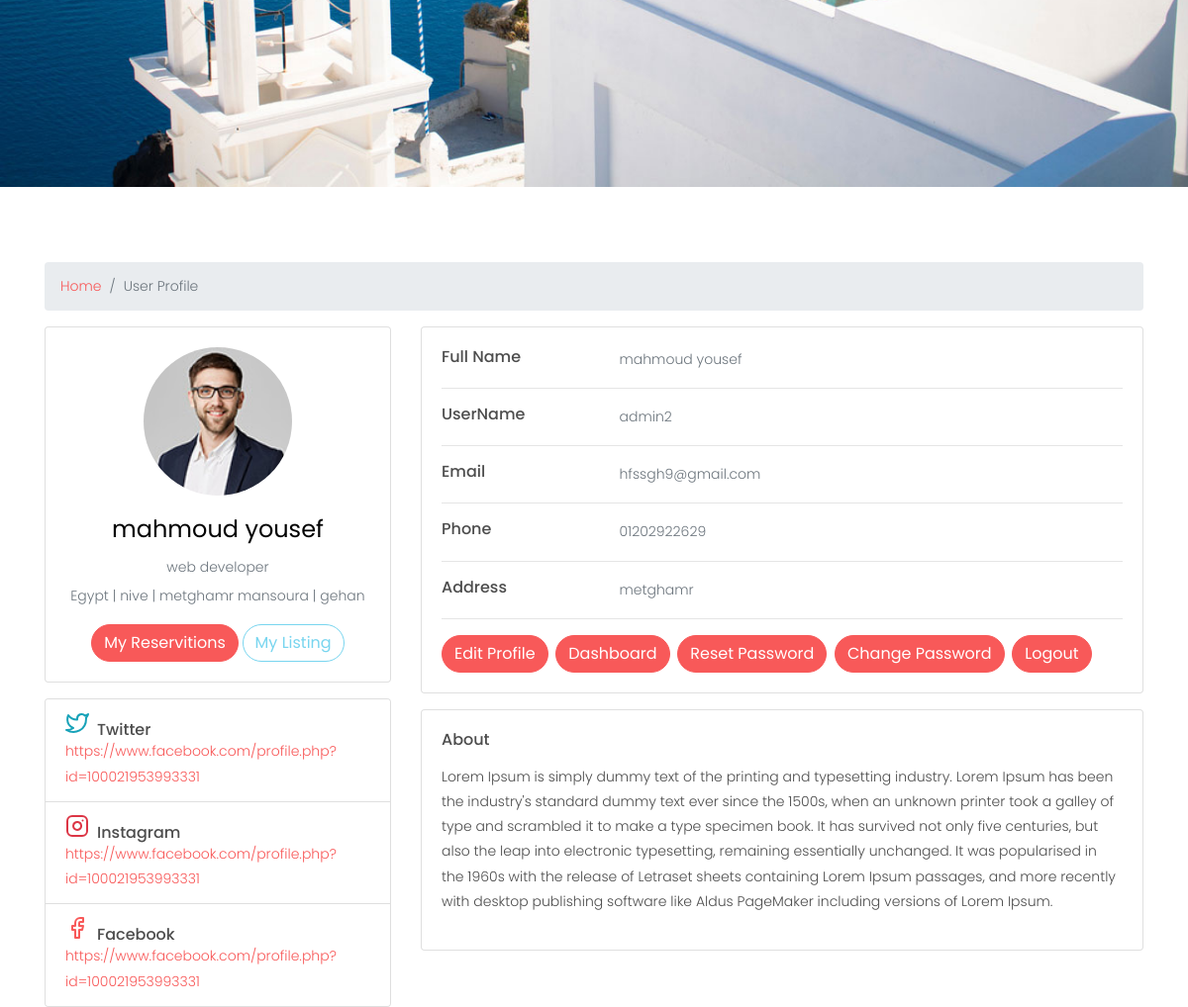
The page /accounts/profile/ (signed in, middle part) on the database as committed earlier.
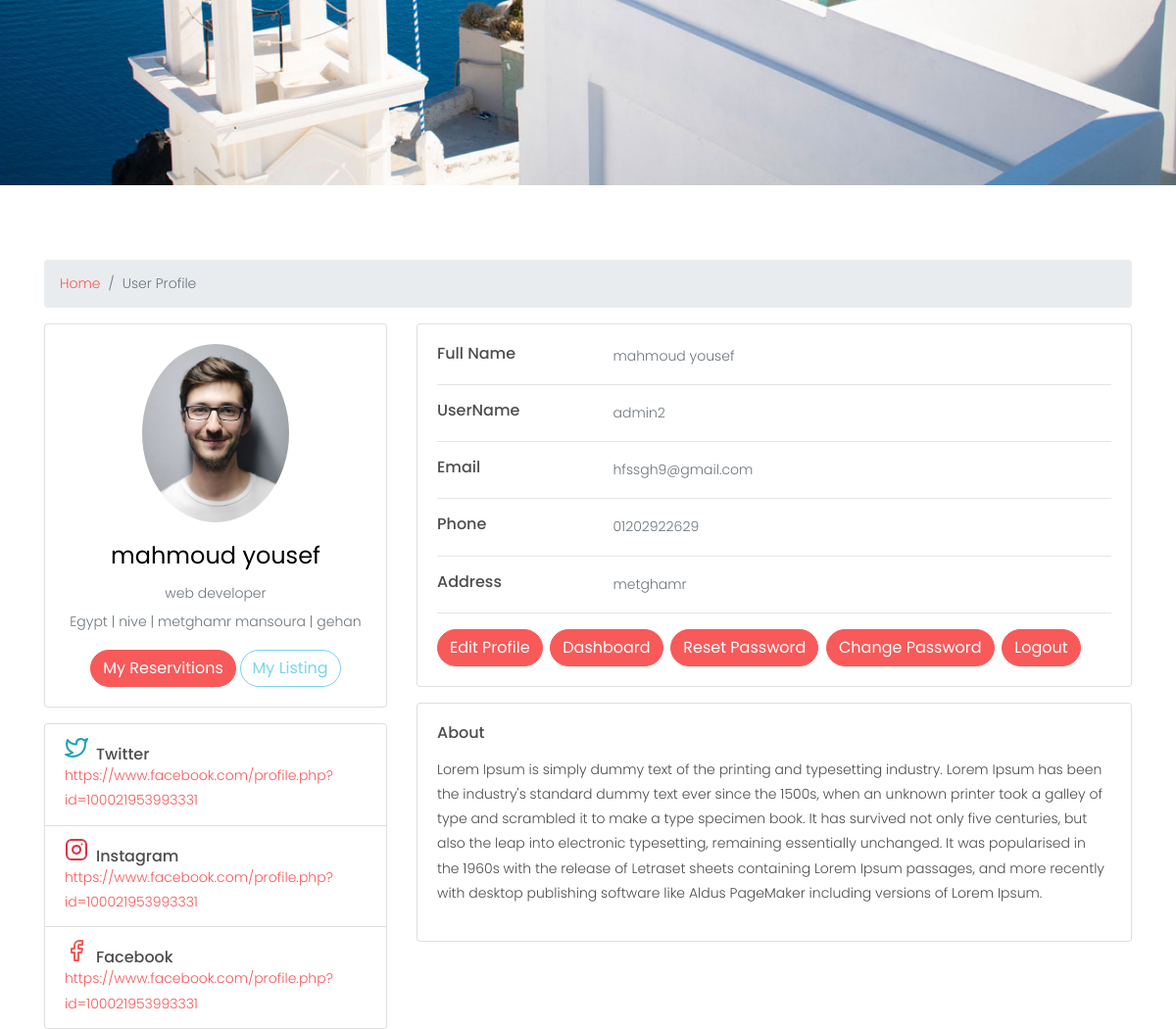
The same page on the database as committed later.
### accounts/models.py (models this page shows, shortened)
class Profile(models.Model):
    user = models.OneToOneField(User,on_delete=models.CASCADE)
    phone_number = models.CharField(max_length=20)
    address = models.CharField(max_length=50)
    image = models.ImageField(upload_to='users/')
    about = models.TextField(max_length=4000 , blank=True , null=True)
    country = models.CharField(max_length=50 ,blank=True, null=True)
    company = models.CharField(max_length=100 ,blank=True, null=True)
    address_line_1 = models.CharField( max_length=50 , blank=True)
    address_line_2 = models.CharField( max_length=50 , blank=True)
    fb_link = models.URLField( max_length=200 , blank=True , null=True)
    twitter_link = models.URLField( max_length=200, blank=True , null=True)
    instagram_link = models.URLField( max_length=200, blank=True , null=True)
    linked_in_link = models.URLField( max_length=200, blank=True , null=True)
    headline = models.CharField(max_length=50 , blank=True, null=True)
    city = models.CharField(max_length=50 ,blank=True, null=True)
    def full_name(self):
        return f'{self.user.first_name} {self.user.last_name}'
    def full_address(self):
        return f"{self.country} | {self.city} | {self.address_line_1} {self.address_line_2}"

### accounts/views.py (the view)
# urls.py: path('profile/' , views.profile , name='profile'),
def profile(request):
    profile=Profile.objects.get(user=request.user)
    return render(request,'profile/profile.html',{'profile':profile})

### accounts/templates/profile/profile.html (shortened to what this page needs)
{% extends 'base.html' %}
{% load static %}
{% load bootstrap4 %}
{% block body %}
<div class="hero-wrap js-fullheight" style="background-image: url({% static 'images/bg_5.jpg' %});">
	<div class="container">
		<div class="row no-gutters slider-text js-fullheight align-items-center justify-content-center"
			data-scrollax-parent="true">
		</div>
	</div>
</div>
<br><br><br>
<div class="container">
    <div class="main-body">
        <nav aria-label="breadcrumb" class="main-breadcrumb">
            <ol class="breadcrumb">
                <li class="breadcrumb-item"><a href="/">Home</a></li>
                <li class="breadcrumb-item active" aria-current="page">User Profile</li>
            </ol>
        </nav>
        <div class="row gutters-sm">
            <div class="col-md-4 mb-3">
                <div class="card">
                    <div class="card-body">
                        <div class="d-flex flex-column align-items-center text-center">
                            {% if profile.image %}
                            <img src="{{profile.image.url}}" alt="Admin" class="rounded-circle" width="150">
                            {% else %}
                            <img src="https://bootdey.com/img/Content/avatar/avatar7.png" alt="Admin"
                                class="rounded-circle" width="150">
                            {% endif %}
                            <div class="mt-3">
                                <h4>{{profile.full_name}}</h4>
                                <p class="text-muted mb-1">{{profile.headline}}</p>
                                <p class="text-muted font-size-sm">{{profile.full_address}}</p>
                                <a href="{% url 'accounts:reservation' %}" class="btn btn-primary">My Reservitions</a>
                                <a href="{% url 'accounts:mylisting' %}" class="btn btn-outline-primary">My Listing</a>
                            </div>
                        </div>
                    </div>
                </div>
                <div class="card mt-3">
                    <ul class="list-group list-group-flush">
                        <li class="list-group-item d-flex justify-content-between align-items-center flex-wrap">
                            <h6 class="mb-0">Twitter</h6>
                            <span class="text-muted"><a
                                    href="{{profile.twitter_link}}">{{profile.twitter_link}}</a></span>
                        </li>
                        <li class="list-group-item d-flex justify-content-between align-items-center flex-wrap">
                            <h6 class="mb-0">Instagram</h6>
                            <span class="text-muted"><a
                                    href="{{profile.instagram_link}}">{{profile.instagram_link}}</a></span>
                        </li>
                        <li class="list-group-item d-flex justify-content-between align-items-center flex-wrap">
                            <h6 class="mb-0">Facebook</h6>
                            <span class="text-muted"><a href="{{profile.fb_link}}">{{profile.fb_link}}</a></span>
                        </li>
                    </ul>
                </div>
            </div>
            <div class="col-md-8">
                <div class="card mb-3">
                    <div class="card-body">
                        <div class="row">
                            <div class="col-sm-3">
                                <h6 class="mb-0">Full Name</h6>
                            </div>
                            <div class="col-sm-9 text-muted">
                                {{profile.full_name}}
                            </div>
                        </div>
                        <hr>
                        <div class="row">
                            <div class="col-sm-3">
                                <h6 class="mb-0">UserName</h6>
                            </div>
                            <div class="col-sm-9 text-muted">
                                {{profile.user.username}}
                            </div>
                        </div>
                        <hr>
                        <div class="row">
                            <div class="col-sm-3">
                                <h6 class="mb-0">Email</h6>
                            </div>
                            <div class="col-sm-9 text-muted">
                                {{profile.user.email}}
                            </div>
                        </div>
                        <hr>
                        <div class="row">
                            <div class="col-sm-3">
                                <h6 class="mb-0">Phone</h6>
                            </div>
                            <div class="col-sm-9 text-muted">
                                {{profile.phone_number}}
                            </div>
                        </div>
                        <hr>
                        <div class="row">
                            <div class="col-sm-3">
                                <h6 class="mb-0">Address</h6>
                            </div>
                            <div class="col-sm-9 text-muted">
                                {{profile.address}}
                            </div>
                        </div>
                        <hr>
                        <div class="row">
                            <div class="col-sm-12">
                                 <a class="btn btn-primary " target="__blank" href="{% url 'accounts:edit_profile' %}">Edit Profile</a>&nbsp;
                                 <a class="btn btn-primary " target="__blank" href="{% url 'settings:dashboard' %}">Dashboard</a>&nbsp;
                                 <a class="btn btn-primary " target="__blank" href="{% url 'accounts:forgotPassword' %}">Reset Password</a>&nbsp;
                                 <a class="btn btn-primary " target="__blank" href="{% url 'password_change' %}">Change Password</a>&nbsp;
                                 <a class="btn btn-primary " target="__blank" href="{% url 'logout' %}">Logout</a>&nbsp;
                            </div>
                        </div>
                    </div>
                </div>
                <div class="row gutters-sm">
                    <div class="col-sm-12 mb-3">
                        <div class="card h-100">
                            <div class="card-body">
                                <h6 class="d-flex align-items-center mb-3">About</h6>
                                <p>{{profile.about}}</p>
                            </div>
                        </div>
                    </div>
                </div>
            </div>
        </div>
    </div>
</div>
{% endblock body %}

### templates/base.html (shortened to what this page needs)
{% load static %}
{% load i18n %}
<!DOCTYPE html>
<html lang="en">
<head>
  <link rel="stylesheet" href="{% static 'css/open-iconic-bootstrap.min.css'%}">
  <link rel="stylesheet" href="{% static 'css/animate.css'%}">
  <link rel="stylesheet" href="{% static 'css/owl.carousel.min.css'%}">
  <link rel="stylesheet" href="{% static 'css/owl.theme.default.min.css'%}">
  <link rel="stylesheet" href="{% static 'css/magnific-popup.css'%}">
  <link rel="stylesheet" href="{% static 'css/aos.css'%}">
  <link rel="stylesheet" href="{% static 'css/ionicons.min.css'%}">
  <link rel="stylesheet" href="{% static 'css/bootstrap-datepicker.css'%}">
  <link rel="stylesheet" href="{% static 'css/jquery.timepicker.css'%}">
  <link rel="stylesheet" href="{% static 'css/flaticon.css'%}">
  <link rel="stylesheet" href="{% static 'css/icomoon.css'%}">
  <link rel="stylesheet" href="{% static 'css/style.css'%}">
  <link rel="stylesheet" href="{% static 'css/costum.css'%}">
  <link rel="stylesheet" href="https://cdnjs.cloudflare.com/ajax/libs/font-awesome/4.7.0/css/font-awesome.min.css">
</head>
<body>
          {% load i18n %}
              {% get_current_language as LANGUAGE_CODE %}
              {% get_available_languages as LANGUAGES %}
              {% get_language_info_list for LANGUAGES as languages %}
  {% block body %}
  {% endblock body %}
</body>
</html>

### static/css/icomoon.css (style rules this page uses)
[class^="icon-"], [class*=" icon-"] { font-family: 'icomoon' !important; speak: none; font-style: normal; font-weight: normal; font-variant: normal; text-transform: none; line-height: 1; -webkit-font-smoothing: antialiased; -moz-osx-font-smoothing: grayscale; }

Rows that differ between the two databases and show on the page:
changed Profile "web developer": image: a different picture
